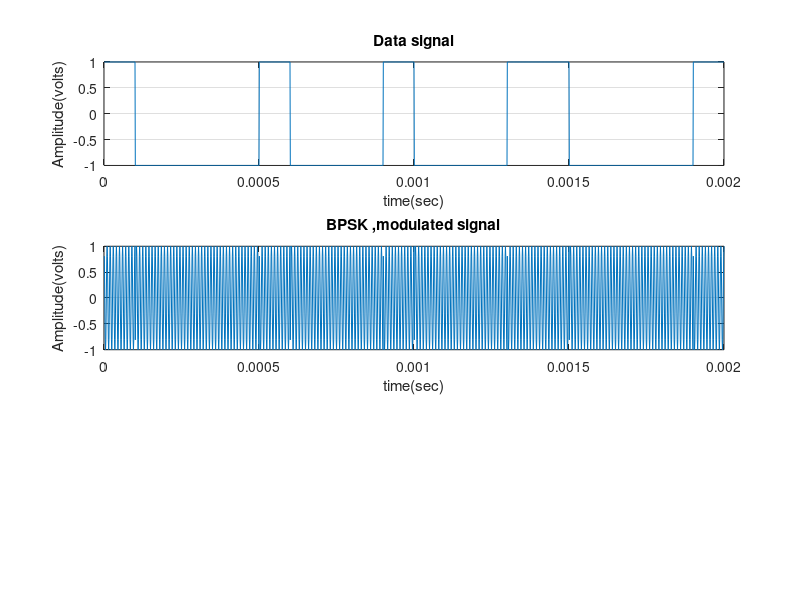

Reproduce this figure in MATLAB.
clc;
clear all;
close all;

%**BPSK modulation**


N=20;
x=randi([0, 1], 1, N); %Data signal as a binary input.
Tb=0.0001;
DC=-2;
A1=1;
A2= A1+DC;

%Data signal (represented as a rectangular wave). '1'=1 volt, '0'=-1 volt.

nb= 100; %digital signal per bit
digit=[];

for n= 1:1:N
    if x(n)==1;
        sig= A1*ones(1,nb);
    else x(n)==0;
        sig= A2*ones(1,nb);
    end
    digit= [digit sig];
end
%explnation:
%for a smoother wave each bit of '1' or '0' has the length of 'nb'. resulating 
%in 'digit' having N*nb bits.

%'t1' below progresses in units of 'Tb/nb', making the data rate represent the extrapolated bits as well.
% 't1' progresses until it reaches N*nb as explained in lines 26-27.
t1=Tb/nb:Tb/nb:nb*N*(Tb/nb);
subplot(3,1,1);
plot(t1, digit);
title('Data signal');
ylabel('Amplitude(volts)');
xlabel('time(sec)');
grid on;


%BPSK modulation:

Ac1=A1;
Ac2=A2;
br=1/Tb; %bit rate
Fc= 10*br; %carrier frequency, should be bigger than br;
Pc1=0; %carrier phase for '1'
Pc2=pi; %carrier phase for '0'
t2=Tb/nb:Tb/nb:nb*(Tb/nb); %signal time. 't2' represents a cycle of the carrier frequency, as each cycle has nb bits.

Y_BPSK=[];
for(i=1:1:N)
    if(x(i)==1)
        y = Ac1*cos(2*pi*Fc*t2+Pc1);
    else (x(i)==0)
        y = -Ac2*cos(2*pi*Fc*t2+Pc2);
    end
        Y_BPSK=[Y_BPSK y];
end
    
subplot (3,1,2);
plot(t1, Y_BPSK);
title('BPSK ,modulated signal');
ylabel('Amplitude(volts)');
xlabel('time(sec)');
grid on;

          